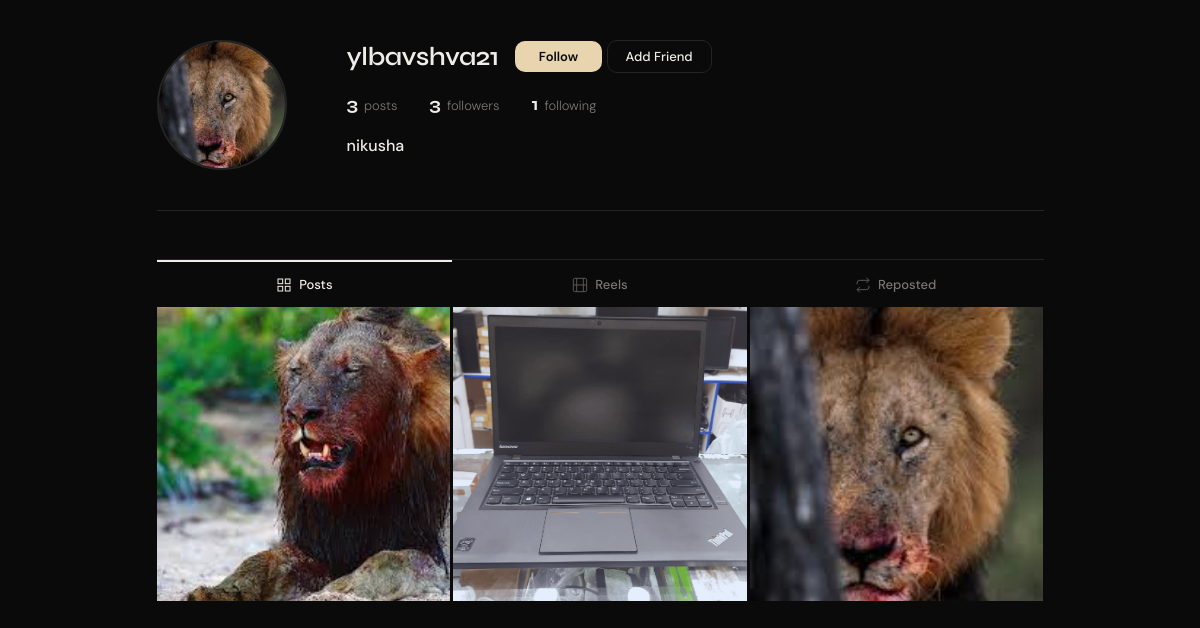
Page /users/ylbavshva21/ on the committed database.
### users/models.py (models this page shows, shortened)
class User(AbstractUser):
    id = models.UUIDField(primary_key=True, default=uuid.uuid4, editable=False)
    bio = models.TextField(max_length=500, blank=True)
    avatar = models.ImageField(upload_to='profile_pics/', blank=True, null=True)
    website = models.URLField(blank=True)
    is_private = models.BooleanField(default=False)
    followers = models.ManyToManyField(
        'self',
        through='Follow',
        symmetrical=False,
        related_name='following_set'
    )
    class Meta:
        db_table = 'users'
    def get_followers_count(self):
        return Follow.objects.filter(following=self, accepted=True).count()
    def get_following_count(self):
        return Follow.objects.filter(follower=self, accepted=True).count()
    def get_posts_count(self):
        return self.posts.count()

### posts/models.py (models this page shows, shortened)
class Post(models.Model):
    id = models.UUIDField(primary_key=True, default=uuid.uuid4, editable=False)
    author = models.ForeignKey(settings.AUTH_USER_MODEL, on_delete=models.CASCADE, related_name='posts')
    caption = models.TextField(max_length=2200, blank=True)
    created_at = models.DateTimeField(auto_now_add=True)
    updated_at = models.DateTimeField(auto_now=True)
    class Meta:
        db_table = 'posts'
        ordering = ['-created_at']

class PostImage(models.Model):
    post = models.ForeignKey(Post, on_delete=models.CASCADE, related_name='images')
    image = models.ImageField(upload_to='post_uploads/')
    order = models.PositiveSmallIntegerField(default=0)
    class Meta:
        db_table = 'post_images'
        ordering = ['order']

### users/views.py (the view, shortened to what this page needs)
# urls.py: path('<str:username>/', views.profile_view, name='profile'),
def profile_view(request, username):
    profile_user = get_object_or_404(User, username=username)
    is_own_profile = request.user == profile_user
    is_following   = False
    has_pending    = False
    is_friend      = False
    friend_request_state = 'none'
    show_posts = is_own_profile or not profile_user.is_private or is_following
    posts = profile_user.posts.prefetch_related(
        'images', 'likes', 'comments'
    ).order_by('-created_at') if show_posts else []
    own_reels = profile_user.reels.order_by('-created_at') if show_posts else []
    reposted_reels = []
    if show_posts:
        try:
            from reels.models import ReelRepost
            reposted_reels = ReelRepost.objects.filter(
                user=profile_user
            ).select_related('reel', 'reel__author').order_by('-created_at')
        except Exception:
            pass
    return render(request, 'users/profile.html', {
        'profile_user':         profile_user,
        'is_own_profile':       is_own_profile,
        'is_following':         is_following,
        'has_pending':          has_pending,
        'is_friend':            is_friend,
        'friend_request_state': friend_request_state,
        'posts':                posts,
        'show_posts':           show_posts,
        'own_reels':            own_reels,
        'reposted_reels':       reposted_reels,
        'followers_count':      profile_user.get_followers_count(),
        'following_count':      profile_user.get_following_count(),
        'posts_count':          profile_user.get_posts_count(),
    })

### templates/users/profile.html (shortened to what this page needs)
{% extends 'users/base.html' %}
{% load static %}
{% block content %}
<div class="profile-page">
  <div class="profile-header">
    <div class="profile-avatar-wrap">
      {% if profile_user.avatar %}
        <img src="{{ profile_user.avatar.url }}" alt="{{ profile_user.username }}" class="profile-avatar" />
      {% else %}
        <div class="profile-avatar-placeholder">{{ profile_user.username|first|upper }}</div>
      {% endif %}
    </div>
    <div class="profile-info">
      <div class="profile-top-row">
        <h1 class="profile-username">{{ profile_user.username }}</h1>
        {% if is_own_profile %}
          <button class="profile-create-btn" id="createMenuTrigger" title="Create">
            <svg viewBox="0 0 24 24" fill="none" stroke="currentColor" stroke-width="2" width="18" height="18"><path d="M12 5v14M5 12h14"/></svg>
          </button>
          <div class="create-menu" id="createMenu" style="display:none">
            <a href="{% url 'posts:create' %}" class="create-menu-item">
              <svg viewBox="0 0 24 24" fill="none" stroke="currentColor" stroke-width="1.5" width="18" height="18"><rect x="3" y="3" width="18" height="18" rx="2"/><circle cx="8.5" cy="8.5" r="1.5"/><path d="M21 15l-5-5L5 21"/></svg>
              New Post
            </a>
            <a href="{% url 'reels:create' %}" class="create-menu-item">
              <svg viewBox="0 0 24 24" fill="none" stroke="currentColor" stroke-width="1.5" width="18" height="18"><rect x="2" y="2" width="20" height="20" rx="2.18"/><path d="M7 2v20M17 2v20M2 12h20"/></svg>
              New Reel
            </a>
          </div>
          <a href="{% url 'users:edit_profile' %}" class="btn-outline">Edit Profile</a>
          <a href="{% url 'chats:list' %}" class="btn-outline">
            <svg viewBox="0 0 24 24" fill="none" stroke="currentColor" stroke-width="1.5" width="14" height="14"><path d="M21 15a2 2 0 01-2 2H7l-4 4V5a2 2 0 012-2h14a2 2 0 012 2z"/></svg>
            Messages
          </a>
        {% else %}
          <div class="profile-btn-row">
            <button type="button"
              class="btn-follow {% if is_following %}following{% elif has_pending %}pending{% endif %}"
              data-username="{{ profile_user.username }}"
              data-url="{% url 'users:follow_toggle' profile_user.username %}">
              {% if is_following %}Following{% elif has_pending %}Requested{% else %}Follow{% endif %}
            </button>
            {% if not is_friend %}
              <button class="btn-outline btn-add-friend"
                data-url="{% url 'chats:friend_request' profile_user.username %}"
                data-state="{{ friend_request_state }}">
                {% if friend_request_state == 'sent' %}Requested
                {% elif friend_request_state == 'friends' %}Friends
                {% else %}Add Friend{% endif %}
              </button>
            {% endif %}
          </div>
        {% endif %}
      </div>
      <div class="profile-stats">
        <div class="stat">
          <span class="stat-num">{{ posts_count }}</span>
          <span class="stat-label">posts</span>
        </div>
        <a href="{% url 'users:followers' profile_user.username %}" class="stat">
          <span class="stat-num" id="followersCount">{{ followers_count }}</span>
          <span class="stat-label">followers</span>
        </a>
        <a href="{% url 'users:following' profile_user.username %}" class="stat">
          <span class="stat-num">{{ following_count }}</span>
          <span class="stat-label">following</span>
        </a>
      </div>
      <div class="profile-bio">
        {% if profile_user.get_full_name %}<strong class="profile-name">{{ profile_user.get_full_name }}</strong>{% endif %}
      </div>
    </div>
  </div>
  {% if show_posts %}
    <div class="profile-tabs">
      <button class="profile-tab active" data-tab="posts">
        <svg viewBox="0 0 24 24" fill="none" stroke="currentColor" stroke-width="1.5" width="16" height="16"><rect x="3" y="3" width="7" height="7"/><rect x="14" y="3" width="7" height="7"/><rect x="3" y="14" width="7" height="7"/><rect x="14" y="14" width="7" height="7"/></svg>
        Posts
      </button>
      <button class="profile-tab" data-tab="reels">
        <svg viewBox="0 0 24 24" fill="none" stroke="currentColor" stroke-width="1.5" width="16" height="16"><rect x="2" y="2" width="20" height="20" rx="2.18"/><path d="M7 2v20M17 2v20M2 12h20"/></svg>
        Reels
      </button>
      <button class="profile-tab" data-tab="reposted">
        <svg viewBox="0 0 24 24" fill="none" stroke="currentColor" stroke-width="1.5" width="16" height="16"><polyline points="17 1 21 5 17 9"/><path d="M3 11V9a4 4 0 014-4h14"/><polyline points="7 23 3 19 7 15"/><path d="M21 13v2a4 4 0 01-4 4H3"/></svg>
        Reposted
      </button>
    </div>
    <div class="tab-panel active" id="tab-posts">
      {% if posts %}
        <div class="posts-grid">
          {% for post in posts %}
            <a href="{% url 'posts:detail' post.pk %}" class="post-thumb">
              {% if post.images.first %}
                <img src="{{ post.images.first.image.url }}" alt="post" loading="lazy" />
              {% else %}
                <div class="post-thumb-empty">
                  <svg viewBox="0 0 24 24" fill="none" stroke="currentColor" stroke-width="1.5"><rect x="3" y="3" width="18" height="18" rx="2"/><circle cx="8.5" cy="8.5" r="1.5"/><path d="M21 15l-5-5L5 21"/></svg>
                </div>
              {% endif %}
            </a>
          {% endfor %}
        </div>
      {% endif %}
    </div>
  {% else %}
    <div class="private-state">
      <div class="lock-icon">🔒</div>
      <h3>This account is private</h3>
      <p>Follow this account to see their posts</p>
    </div>
  {% endif %}
</div>
{% endblock %}

### static/users/main.css (style rules this page uses)
:root { --bg: #0a0a0a; --bg-2: #111111; --bg-3: #1a1a1a; --border: #242424; --text: #f0ede8; --text-muted:#7a7672; --accent: #e8d5b0; --accent-2: #c4a882; --danger: #e05252; --sidebar-w: 68px; --radius: 12px; --font-display: 'Syne', sans-serif; --font-body: 'DM Sans', sans-serif; }
*, *::before, *::after { box-sizing: border-box; margin: 0; padding: 0; }
html { font-size: 16px; }
body { background: var(--bg); color: var(--text); font-family: var(--font-body); font-weight: 300; min-height: 100vh; display: flex; -webkit-font-smoothing: antialiased; }
a { color: inherit; text-decoration: none; }
img { display: block; width: 100%; height: 100%; object-fit: cover; }
input, textarea, button { font-family: var(--font-body); }
.profile-page { max-width: 935px; margin: 0 auto; padding: 40px 24px; }
.profile-header { display: flex; gap: 60px; align-items: flex-start; margin-bottom: 48px; padding-bottom: 40px; border-bottom: 1px solid var(--border); }
.profile-avatar-wrap { flex-shrink: 0; }
.profile-avatar { width: 130px; height: 130px; border-radius: 50%; object-fit: cover; border: 2px solid var(--border); }
.profile-info { flex: 1; }
.profile-top-row { display: flex; align-items: center; gap: 16px; margin-bottom: 20px; }
.profile-username { font-family: var(--font-display); font-size: 26px; font-weight: 600; letter-spacing: -.5px; }
.btn-outline { padding: 7px 18px; border: 1px solid var(--border); border-radius: 10px; font-size: 13px; font-weight: 500; color: var(--text); background: transparent; cursor: pointer; transition: border-color .2s, background .2s; }
.btn-follow { padding: 7px 24px; border-radius: 10px; font-size: 13px; font-weight: 600; cursor: pointer; border: none; transition: all .2s; background: var(--accent); color: var(--bg); font-family: var(--font-body); }
.profile-stats { display: flex; gap: 32px; margin-bottom: 20px; }
.stat { display: flex; gap: 6px; align-items: baseline; }
.stat-num { font-family: var(--font-display); font-size: 18px; font-weight: 700; }
.stat-label { font-size: 13px; color: var(--text-muted); }
.profile-bio .profile-name { display: block; font-weight: 500; margin-bottom: 4px; }
.posts-grid { display: grid; grid-template-columns: repeat(3, 1fr); gap: 3px; }
.post-thumb { aspect-ratio: 1; position: relative; overflow: hidden; background: var(--bg-3); cursor: pointer; }
.post-thumb img { transition: transform .3s; }
:root { --bg:#0a0a0a;--bg2:#111;--bg3:#1a1a1a;--bd:#242424;--t:#f0ede8;--m:#7a7672;--a:#e8d5b0;--a2:#c4a882;--danger:#e05252;--radius:12px;--fd:'Syne',sans-serif;--fb:'DM Sans',sans-serif; }
.profile-tabs { display: flex; border-top: 1px solid var(--bd); margin-bottom: 0; }
.profile-tab { flex: 1; display: flex; align-items: center; justify-content: center; gap: 7px; padding: 14px 0; font-size: 13px; font-weight: 500; color: var(--m); background: none; border: none; cursor: pointer; border-top: 2px solid transparent; transition: color .2s, border-color .2s; font-family: var(--fb); }
.profile-tab.active { color: var(--t); border-top-color: var(--t); }
.profile-tab svg { opacity: .7; }
.profile-tab.active svg { opacity: 1; }
.tab-panel { display: none; }
.tab-panel.active { display: block; }
.profile-top-row { position: relative; }

### rows in the picture
User: avatar (picture), username "ylbavshva21", get_full_name "nikusha"
Post: images.first.image (picture)
Post: images.first.image (picture)
Post: images.first.image (picture)

### other values in the picture
{{ posts_count }} "3"
{{ followers_count }} "3"
{{ following_count }} "1"
